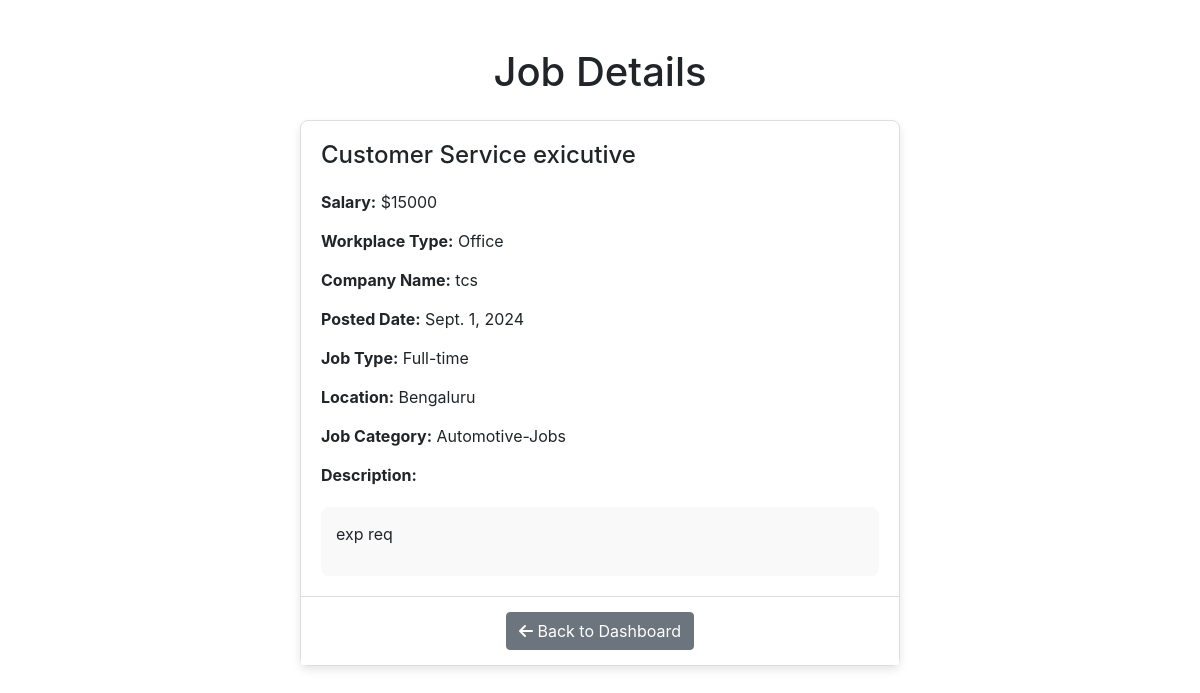
Screenshot of /job/6/view/ with the database file from the repository.
### jobapp/models.py (models this page shows, shortened)
class Job(models.Model):
    title = models.CharField(max_length=100)
    description = models.TextField()
    workplace_type = models.CharField(max_length=50, choices=[('Remote', 'Remote'), ('Office', 'Office')])
    salary = models.CharField(max_length=50)
    company_name = models.CharField(max_length=100, null=True, blank=True)
    posted_date = models.DateField()
    job_type = models.CharField(max_length=50, choices=[
        ('Full-time', 'Full-time'),
        ('Part-time', 'Part-time'),
        ('Contract', 'Contract'),
        ('Internship', 'Internship'),
    ])
    location = models.CharField(max_length=100, choices=[
        ('Mumbai', 'Mumbai'),
        ('Bengaluru', 'Bengaluru'),
        ('Delhi', 'Delhi'),
        ('Kerala', 'Kerala')
    ])
    job_category = models.CharField(max_length=100, choices=[
        ('Automotive-Jobs', 'Automotive-Jobs'),
        ('HealthCare', 'HealthCare'),
        ('Customer-Service', 'Customer-Service'),
        ('Project-Management', 'Project-Management'),
        ('Development', 'Development'),
        ('Design', 'Design'),
        ('Marketing', 'Marketing'),
        ('Accounting-Finance', 'Accounting-Finance'),
    ],  null=True,
        blank=True, )

### jobapp/views.py (the view)
# urls.py: path('job/<int:id>/view/', view_job, name='view_job'),
def view_job(request, id):
    job = get_object_or_404(Job, id=id)
    return render(request, 'view_job.html', {'job': job})

### templates/view_job.html (shortened to what this page needs)
<!DOCTYPE html>
{% load static %}
<html lang="en">
<head>
    <link rel="stylesheet" href="https://cdnjs.cloudflare.com/ajax/libs/font-awesome/5.15.3/css/all.min.css">
    <link rel="stylesheet" href="https://cdnjs.cloudflare.com/ajax/libs/font-awesome/6.0.0-beta3/css/all.min.css" />
    <link rel="stylesheet" href="https://stackpath.bootstrapcdn.com/bootstrap/4.5.2/css/bootstrap.min.css">
</head>
<body>
    <header class="container mt-5">
        <h1 class="text-center">Job Details</h1>
    </header>
    <main class="container mt-4">
        <div class="card job-card">
            <div class="card-body">
                <h2 class="card-title">{{ job.title }}</h2>
                <p class="card-text"><strong>Salary:</strong> ${{ job.salary }}</p>
                <p class="card-text"><strong>Workplace Type:</strong> {{ job.workplace_type }}</p>
                <p class="card-text"><strong>Company Name:</strong> {{ job.company_name }}</p>
                <p class="card-text"><strong>Posted Date:</strong> {{ job.posted_date }}</p>
                <p class="card-text"><strong>Job Type:</strong> {{ job.job_type }}</p>
                <p class="card-text"><strong>Location:</strong> {{ job.location }}</p>
                <p class="card-text"><strong>Job Category:</strong> {{ job.job_category }}</p>
                <p class="card-text"><strong>Description:</strong></p>
                <div class="job-description">
                    <p class="card-text">{{ job.description|safe }}</p>
                </div>
            </div>
            <div class="card-footer text-center">
                <a href="{% url 'dashboard' %}" class="btn btn-secondary">
                    <i class="fas fa-arrow-left"></i> Back to Dashboard
                </a>
            </div>
        </div>
    </main>
</body>
</html>

### templates/view_job.html (style rules this page uses)
.job-card { margin: auto; max-width: 600px; border: 1px solid #ddd; border-radius: 8px; box-shadow: 0 4px 8px rgba(0, 0, 0, 0.1); }
.job-card .card-body { padding: 20px; }
.job-card .card-title { font-size: 1.5em; margin-bottom: 20px; }
.job-card .card-text { margin-bottom: 15px; }
.job-card .job-description { margin-top: 20px; padding: 15px; background-color: #f9f9f9; border-radius: 8px; }
.job-card .card-footer { background-color: #fff; border-top: 1px solid #ddd; padding: 15px; }

### rows the page displays
Job: title "Customer Service exicutive", salary "15000", workplace_type "Office", company_name "tcs", posted_date "Sept. 1, 2024", job_type "Full-time", location "Bengaluru", job_category "Automotive-Jobs", description "exp req"
